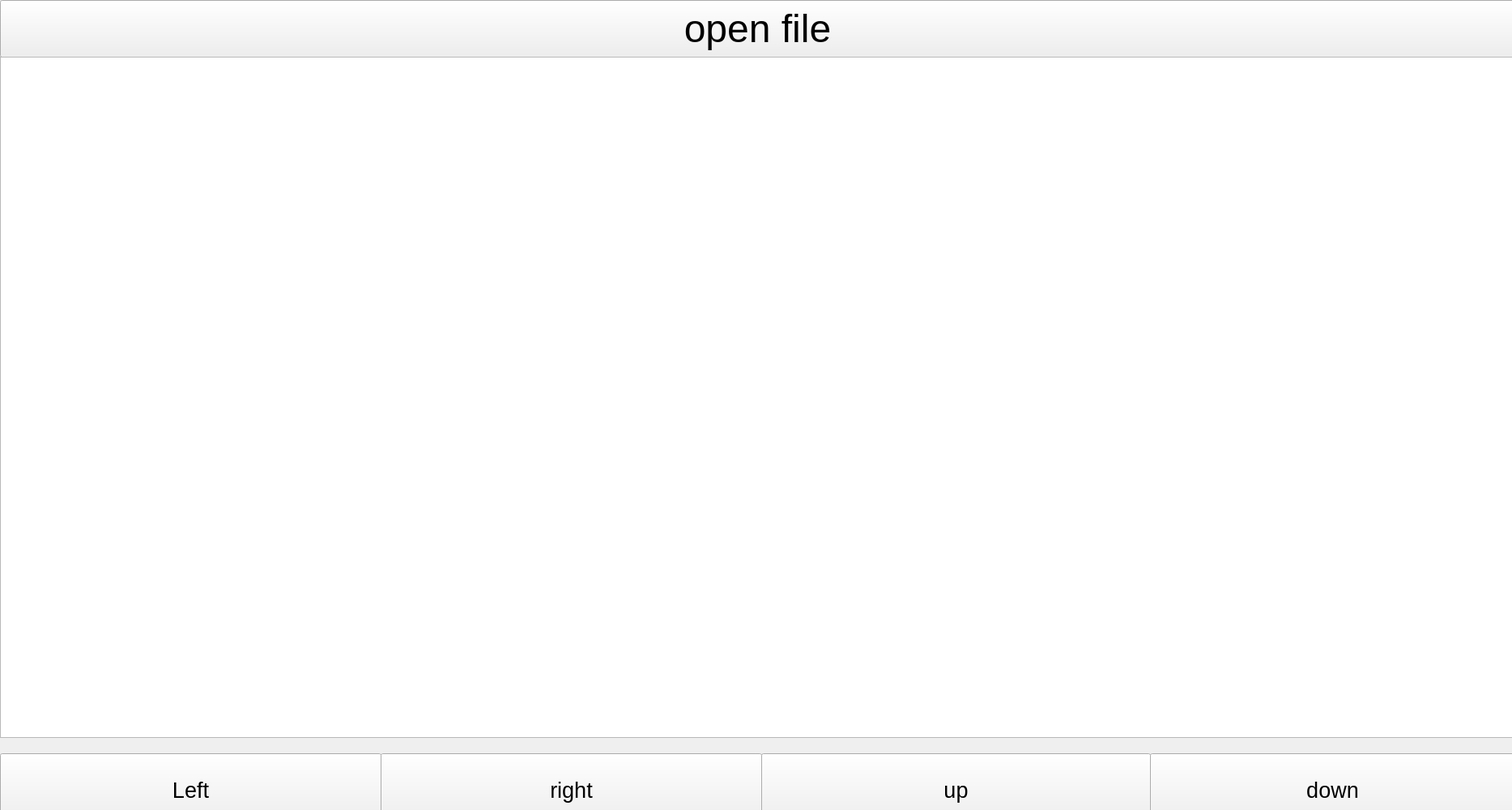
<?xml version="1.0" encoding="UTF-8"?>
<ui version="4.0">
 <class>MainWindow</class>
 <widget class="QMainWindow" name="MainWindow">
  <property name="geometry">
   <rect>
    <x>0</x>
    <y>0</y>
    <width>1867</width>
    <height>1000</height>
   </rect>
  </property>
  <property name="sizePolicy">
   <sizepolicy hsizetype="Maximum" vsizetype="Maximum">
    <horstretch>0</horstretch>
    <verstretch>0</verstretch>
   </sizepolicy>
  </property>
  <property name="font">
   <font>
    <family>Ubuntu</family>
   </font>
  </property>
  <property name="windowTitle">
   <string>MainWindow</string>
  </property>
  <widget class="QWidget" name="centralwidget">
   <widget class="QPushButton" name="btn_left">
    <property name="geometry">
     <rect>
      <x>0</x>
      <y>930</y>
      <width>471</width>
      <height>90</height>
     </rect>
    </property>
    <property name="font">
     <font>
      <family>Ubuntu</family>
      <pointsize>20</pointsize>
     </font>
    </property>
    <property name="text">
     <string>Left</string>
    </property>
   </widget>
   <widget class="QPushButton" name="btn_right">
    <property name="geometry">
     <rect>
      <x>470</x>
      <y>930</y>
      <width>471</width>
      <height>90</height>
     </rect>
    </property>
    <property name="font">
     <font>
      <family>Ubuntu</family>
      <pointsize>20</pointsize>
     </font>
    </property>
    <property name="text">
     <string>right</string>
    </property>
   </widget>
   <widget class="QPushButton" name="btn_up">
    <property name="geometry">
     <rect>
      <x>940</x>
      <y>930</y>
      <width>481</width>
      <height>90</height>
     </rect>
    </property>
    <property name="font">
     <font>
      <family>Ubuntu</family>
      <pointsize>20</pointsize>
     </font>
    </property>
    <property name="text">
     <string>up</string>
    </property>
   </widget>
   <widget class="QPushButton" name="bnt_down">
    <property name="geometry">
     <rect>
      <x>1420</x>
      <y>930</y>
      <width>451</width>
      <height>90</height>
     </rect>
    </property>
    <property name="font">
     <font>
      <family>Ubuntu</family>
      <pointsize>20</pointsize>
     </font>
    </property>
    <property name="text">
     <string>down</string>
    </property>
   </widget>
   <widget class="QPushButton" name="bnt_file">
    <property name="geometry">
     <rect>
      <x>0</x>
      <y>0</y>
      <width>1871</width>
      <height>71</height>
     </rect>
    </property>
    <property name="font">
     <font>
      <family>Ubuntu</family>
      <pointsize>36</pointsize>
     </font>
    </property>
    <property name="text">
     <string>open file</string>
    </property>
   </widget>
   <widget class="QGraphicsView" name="graphicsView">
    <property name="geometry">
     <rect>
      <x>0</x>
      <y>70</y>
      <width>1871</width>
      <height>841</height>
     </rect>
    </property>
   </widget>
  </widget>
 </widget>
 <resources/>
 <connections>
  <connection>
   <sender>btn_right</sender>
   <signal>clicked()</signal>
   <receiver>MainWindow</receiver>
   <slot>right()</slot>
   <hints>
    <hint type="sourcelabel">
     <x>575</x>
     <y>953</y>
    </hint>
    <hint type="destinationlabel">
     <x>38</x>
     <y>842</y>
    </hint>
   </hints>
  </connection>
  <connection>
   <sender>bnt_file</sender>
   <signal>clicked()</signal>
   <receiver>MainWindow</receiver>
   <slot>openFile()</slot>
   <hints>
    <hint type="sourcelabel">
     <x>287</x>
     <y>43</y>
    </hint>
    <hint type="destinationlabel">
     <x>43</x>
     <y>202</y>
    </hint>
   </hints>
  </connection>
  <connection>
   <sender>btn_left</sender>
   <signal>clicked()</signal>
   <receiver>MainWindow</receiver>
   <slot>left()</slot>
   <hints>
    <hint type="sourcelabel">
     <x>207</x>
     <y>932</y>
    </hint>
    <hint type="destinationlabel">
     <x>67</x>
     <y>747</y>
    </hint>
   </hints>
  </connection>
  <connection>
   <sender>btn_up</sender>
   <signal>clicked()</signal>
   <receiver>MainWindow</receiver>
   <slot>up()</slot>
   <hints>
    <hint type="sourcelabel">
     <x>1274</x>
     <y>926</y>
    </hint>
    <hint type="destinationlabel">
     <x>1774</x>
     <y>745</y>
    </hint>
   </hints>
  </connection>
  <connection>
   <sender>bnt_down</sender>
   <signal>clicked()</signal>
   <receiver>MainWindow</receiver>
   <slot>down()</slot>
   <hints>
    <hint type="sourcelabel">
     <x>1575</x>
     <y>924</y>
    </hint>
    <hint type="destinationlabel">
     <x>1774</x>
     <y>681</y>
    </hint>
   </hints>
  </connection>
 </connections>
 <slots>
  <slot>left()</slot>
  <slot>right()</slot>
  <slot>openFile()</slot>
  <slot>up()</slot>
  <slot>down()</slot>
  <slot>s11()</slot>
  <slot>s12()</slot>
  <slot>s13()</slot>
  <slot>s14()</slot>
  <slot>s21()</slot>
  <slot>s22()</slot>
  <slot>s23()</slot>
  <slot>s24()</slot>
  <slot>s31()</slot>
  <slot>s32()</slot>
  <slot>s33()</slot>
  <slot>s34()</slot>
  <slot>s41()</slot>
  <slot>s42()</slot>
  <slot>s43()</slot>
  <slot>s44()</slot>
 </slots>
</ui>
